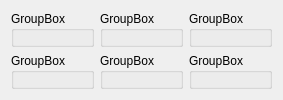
      <widget class="QWidget" name="pageDashboard">
       <layout class="QGridLayout" name="gridLayout_23">
        <item row="0" column="0">
         <layout class="QGridLayout" name="gridLayout_22">
          <item row="0" column="1">
           <widget class="QGroupBox" name="groupBox_10">
            <property name="title">
             <string>GroupBox</string>
            </property>
           </widget>
          </item>
          <item row="0" column="0">
           <widget class="QGroupBox" name="groupBox_11">
            <property name="title">
             <string>GroupBox</string>
            </property>
           </widget>
          </item>
          <item row="0" column="2">
           <widget class="QGroupBox" name="groupBox_9">
            <property name="title">
             <string>GroupBox</string>
            </property>
           </widget>
          </item>
          <item row="1" column="0">
           <widget class="QGroupBox" name="groupBox_12">
            <property name="title">
             <string>GroupBox</string>
            </property>
           </widget>
          </item>
          <item row="1" column="1">
           <widget class="QGroupBox" name="groupBox_13">
            <property name="title">
             <string>GroupBox</string>
            </property>
           </widget>
          </item>
          <item row="1" column="2">
           <widget class="QGroupBox" name="groupBox_14">
            <property name="title">
             <string>GroupBox</string>
            </property>
           </widget>
          </item>
         </layout>
        </item>
       </layout>
      </widget>
